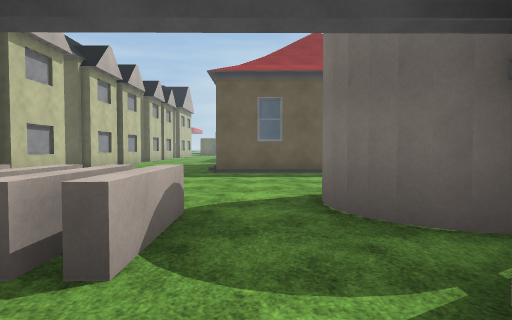
View 1 (above)

24 first-person views from a walk through a Unity game level. The camera is 1.3 m above the floor, tilts 2° down and sees 75° across. The floor is counted in squares, 1.8 m on a side. Each view is taken from the middle of a square. On the plan, view 1 faces up. The plan holds only what a view shows up to about 11 squares ahead; the rest is blank. The place goes on beyond the plan. The terrain is drawn as flat ground. The player character is not drawn. Some animated figures are not drawn. Surface patterns are stand-ins for the level's own textures.

View 2
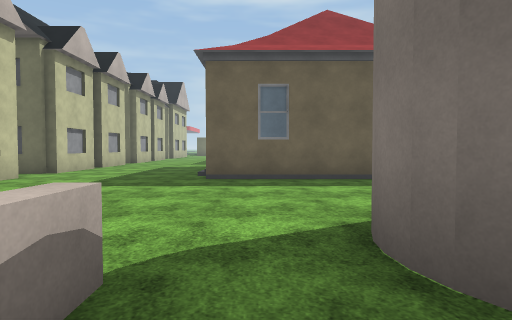

View 3
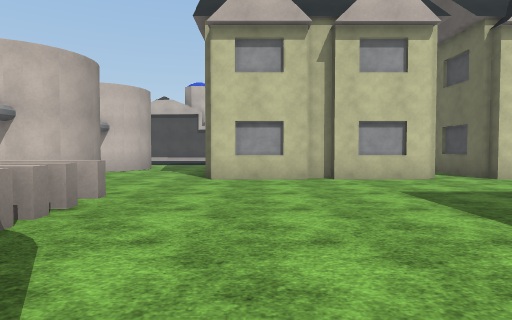

View 4
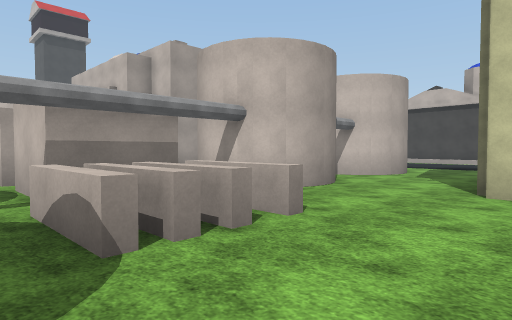

View 5
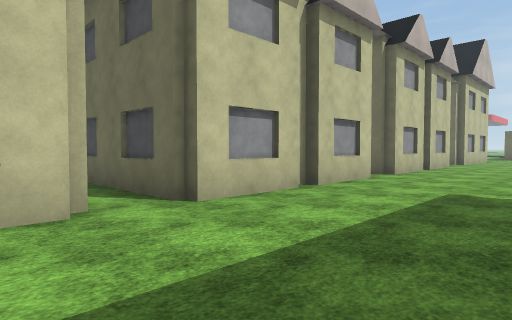

View 6
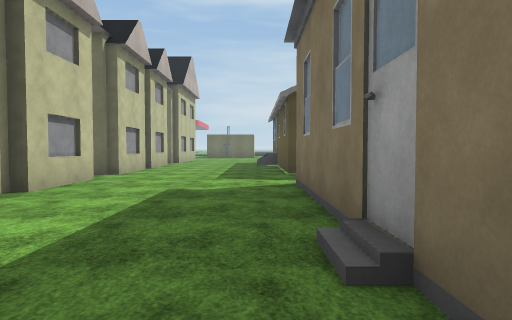

View 7
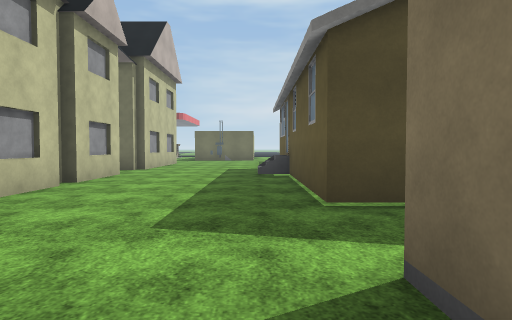

View 8
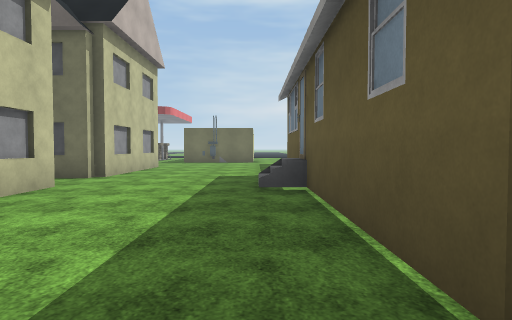

View 9
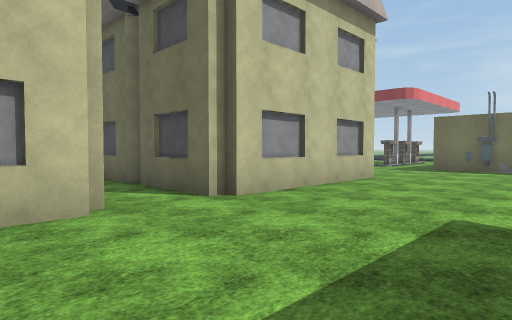

View 10
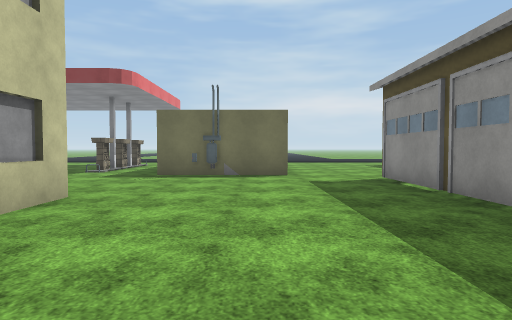

View 11
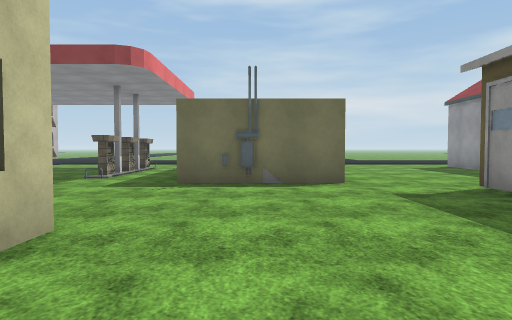

View 12
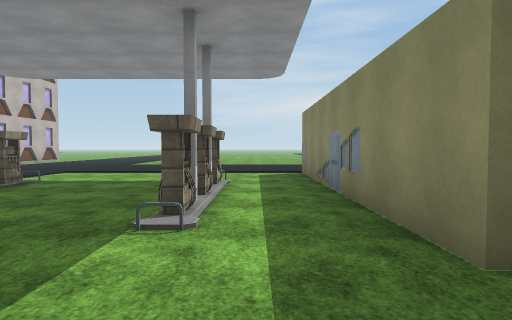

View 13
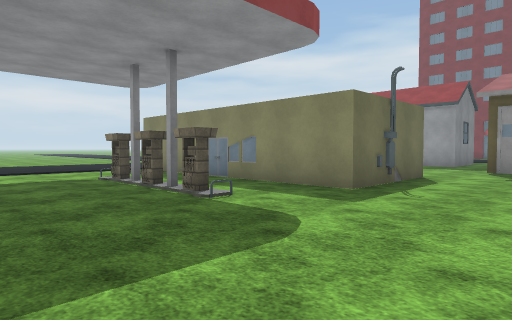

View 14
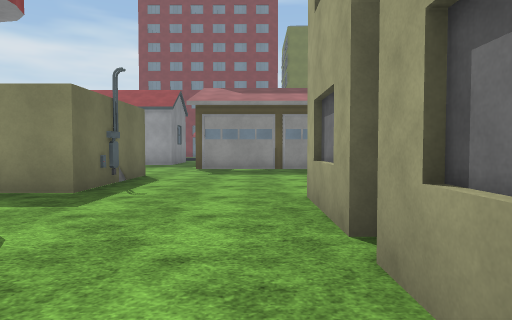

View 15
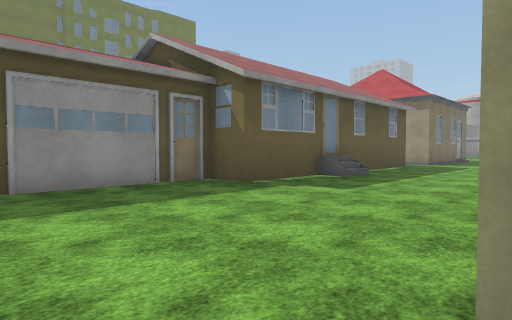

View 16
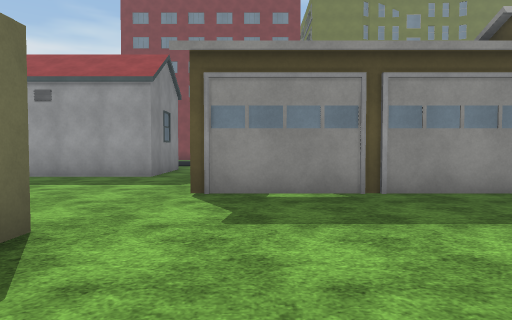

View 17
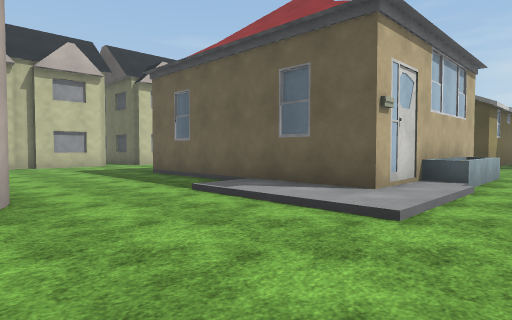

View 18
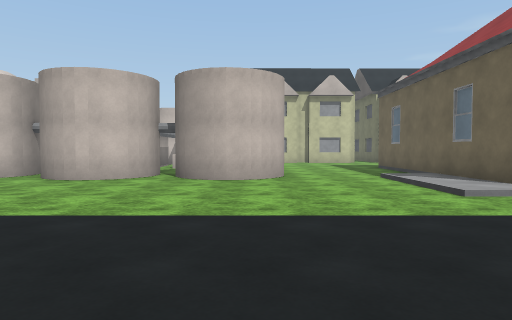

View 19
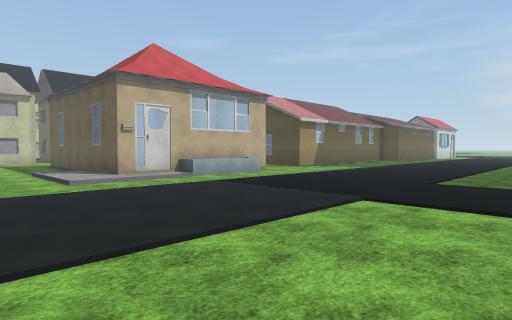

View 20
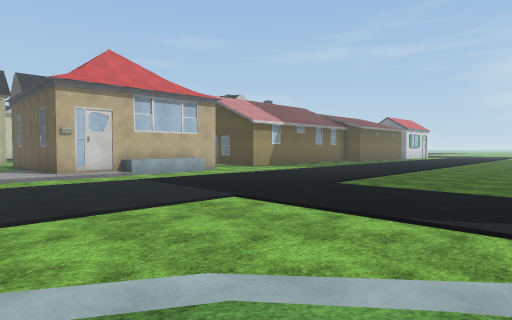

View 21
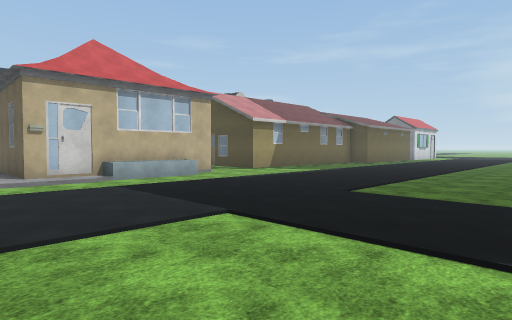

View 22
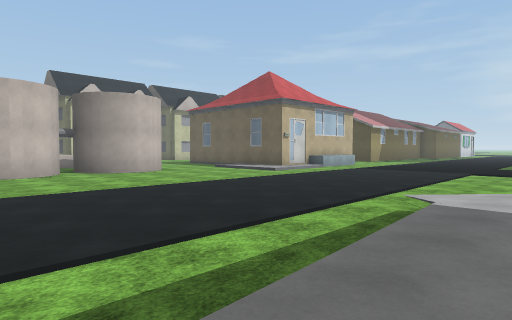

View 23
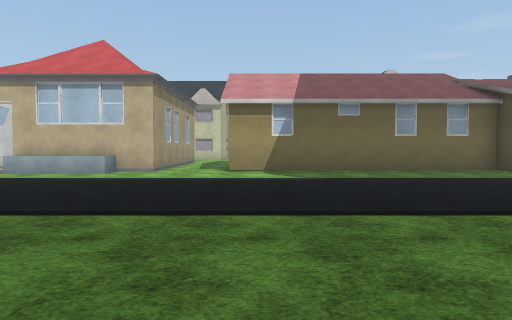

View 24
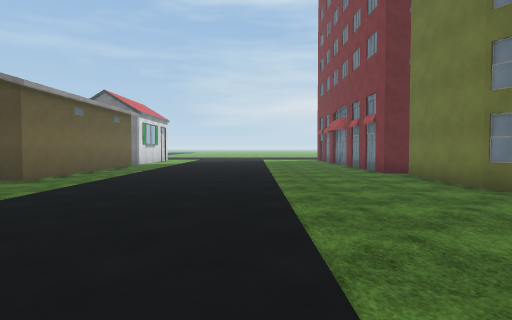

### Floor plan
Key: @ floor where view 1 was taken; # wall or solid block; x gap in a wall; . main floor; : floor 0.25 m higher than the main floor; / step, stairs or slope; ^ raised ledge; B building; O other object.
Columns run from 11 left of view 1 to 17 right of it. Each row starts with its distance up from view 1.
 39 ......#
 38 ...#..#   .....#
 37 ...x..#   .....#
 36  ..#..#  ......#
 35 ......#  ......###
 34 ......###.........
 33 ...........#
 32 ...........#
 31 ...........#
 30  ###O#.....#      .........#
 29      #.....#      ..........
 28      #.....#      ..........B
 27      #.....#     #..........
 26      #....##     ...........
 25 ####O#....#      ...........#
 24    .......B      ...........
 23      #....B      ..........
 22      #....#      ..........
 21      #....#      .........
 20      #....#      ..........
 19      O....#      ...........
 18      #......    ...........
 17      #......    ............
 16      O.....     ............
 15      #....#      ...........
 14      #....#      B..........
 13      #....#      B..........
 12  #####....#      B..........
 11   ........#       ...........
 10      #....#####BB ...........
  9      #......../   ........./:
  8      #.....................::
  7      #..................../::
  6      O.................../:
  5      #......###........./:
  4 ............###........./:
  3 ........^^^..##..........::
  2 .##..##.^^^..##..........::
  1    x  #####.  ##........./:
  0       #   #@  ##........./:
 -1           #  x..      ... :

Positions as (right, up) in squares from view 1, and headings:
1: (0, 0), facing up
2: (0, 2), facing up
3: (2, 6), facing left
4: (0, 6), facing down-left
5: (-2, 9), facing up-left
6: (-2, 9), facing up
7: (-2, 14), facing up
8: (-2, 17), facing up
9: (-2, 22), facing up-left
10: (-3, 25), facing up
11: (-4, 27), facing up
12: (-7, 32), facing up
13: (-11, 31), facing up-right
14: (-11, 31), facing right
15: (-6, 31), facing down-right
16: (-5, 32), facing right
17: (8, 5), facing up-left
18: (12, 5), facing left
19: (15, 6), facing up-left
20: (17, 7), facing up-left
21: (16, 8), facing up-left
22: (15, -1), facing up-left
23: (16, 19), facing left
24: (12, 19), facing up
